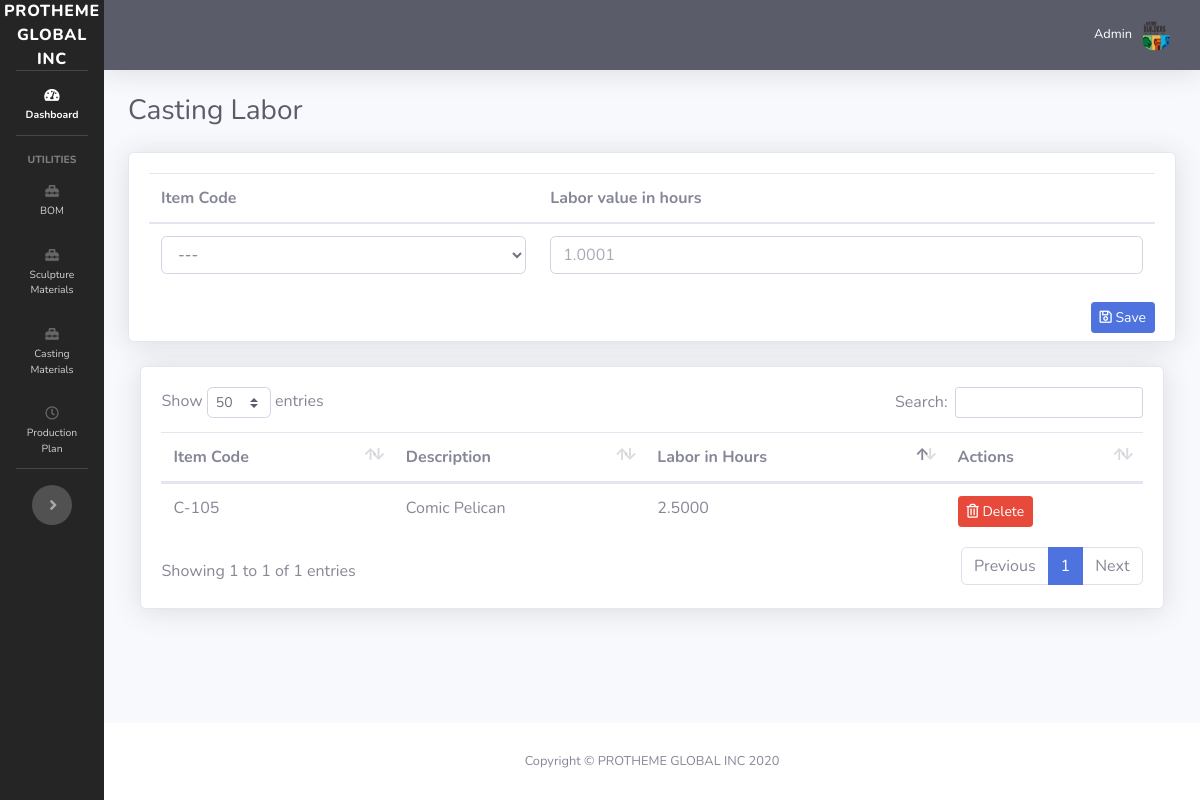
The app's page /casting-labor.php, older data.
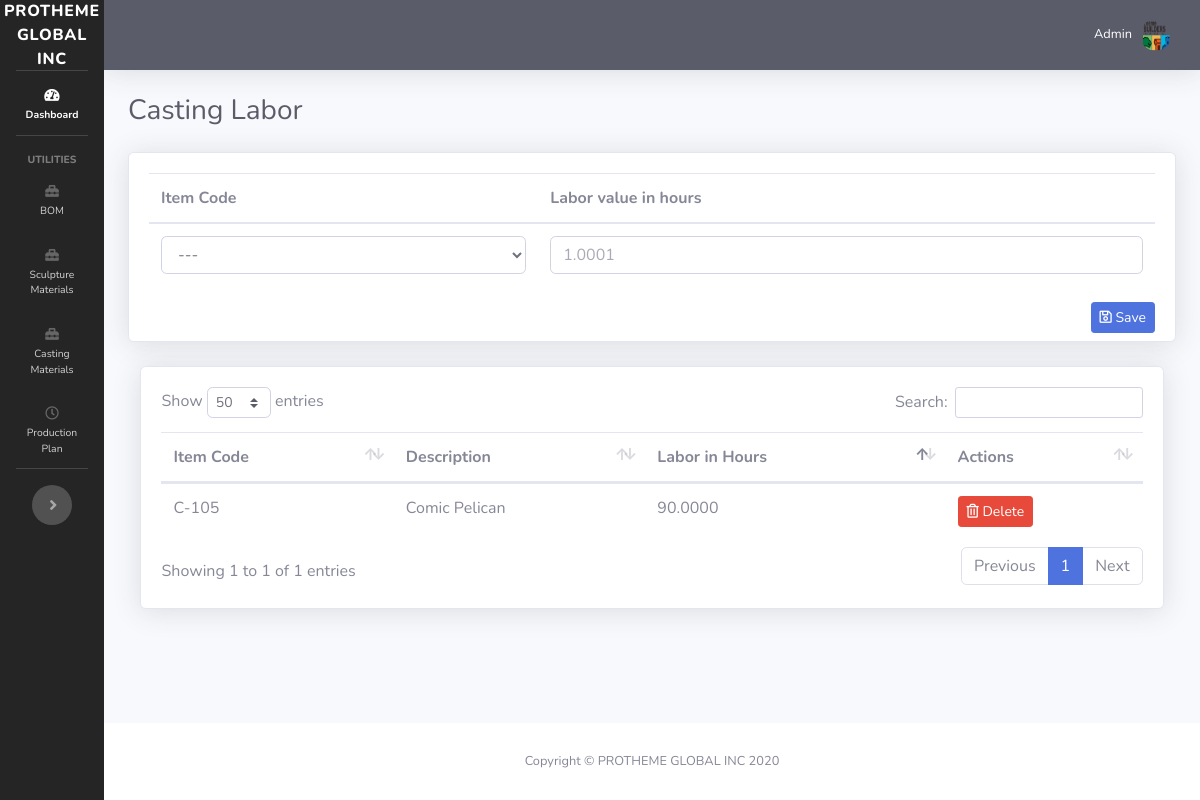
The same page, newer data.
### tables this page shows
CREATE TABLE `casting_labor` (
  `id` int(11) NOT NULL,
  `item_id` int(11) NOT NULL,
  `days` decimal(12,4) NOT NULL
);

CREATE TABLE `item` (
  `id` int(11) NOT NULL,
  `item_code` varchar(128) NOT NULL,
  `item_description` varchar(128) NOT NULL,
  `material` varchar(128) NOT NULL,
  `finish` varchar(128) NOT NULL
);

### casting-labor.php (the view, shortened to what this page needs)
<?php
require_once 'dbh.php';
include("sidebar.php");
$getCastingMaterials = $mysqli->query('SELECT i.item_code, i.item_description, cl.days, cl.id
FROM item i
JOIN casting_labor cl
ON cl.item_id = i.id') or die ($mysqli->error);
?>
<div id="content-wrapper" class="d-flex flex-column">
    <div id="content">
        <?php
        include("topbar.php");
        ?>
        <div class="container-fluid">
            <div class="d-sm-flex align-items-center justify-content-between mb-4">
                <h1 class="h3 mb-0 text-gray-800">Casting Labor</h1>
            </div>
            <div class="row">
                <div class="col-lg-12 mb-4">
                    <div class="card shadow mb-4">
                        <form action="process_item.php" method="POST" class="mb-1">
                            <div class="card-body">
                                <table class="table">
                                    <thead>
                                    <tr>
                                        <th>Item Code</th>
                                        <th>Labor value in hours</th>
                                    </tr>
                                    </thead>
                                    <tbody>
                                    <tr>
                                        <td>
                                            <select class="form-control" name="item_code" required>
                                                <option value="" disabled selected>---</option>
                                            </select>
                                        </td>
                                        <td>
                                            <input type="number" placeholder="1.0001" name="item_labor" class="form-control" step="0.00001"  required>
                                        </td>
                                    </tr>
                                    </tbody>
                                </table>
                                <button type="submit" class="btn btn-primary btn-sm mb-1 float-right" name="save_casting_labor"><i class="far fa-save"></i> Save</button>
                        </form>
                    </div>
                </div>
                <div class="col-lg-12 mb-4">
                    <div class="card shadow mb-12" style="padding: 2%;">
                        <table class="table" id="itemSculptureMaterials">
                            <thead>
                            <tr>
                                <th>Item Code</th>
                                <th>Description</th>
                                <th>Labor in Hours</th>
                                <th>Actions</th>
                            </tr>
                            </thead>
                            <tbody>
                            <?php while($newCastingMaterials=$getCastingMaterials->fetch_assoc()){ ?>
                                <tr>
                                    <td><?php echo $newCastingMaterials['item_code']; ?></td>
                                    <td><?php echo $newCastingMaterials['item_description']; ?></td>
                                    <td><?php echo $newCastingMaterials['days']; ?></td>
                                    <td>
                                        <button type="button" class="btn btn-sm btn-danger float-left" data-toggle="modal" data-target="#exampleModal<?php echo $newCastingMaterials['id']; ?>">
                                            <i class="far fa-trash-alt"></i> Delete
                                        </button>
                                    </td>
                                </tr>
                            <?php }?>
                            </tbody>
                        </table>
                    </div>
                </div>
            </div>
        </div>
    </div>
</div>
<?php include("footer.php"); ?>

Row changes from the older to the newer data that the page shows:
changed casting_labor "Comic Pelican": days "2.5000" → "90.0000"
